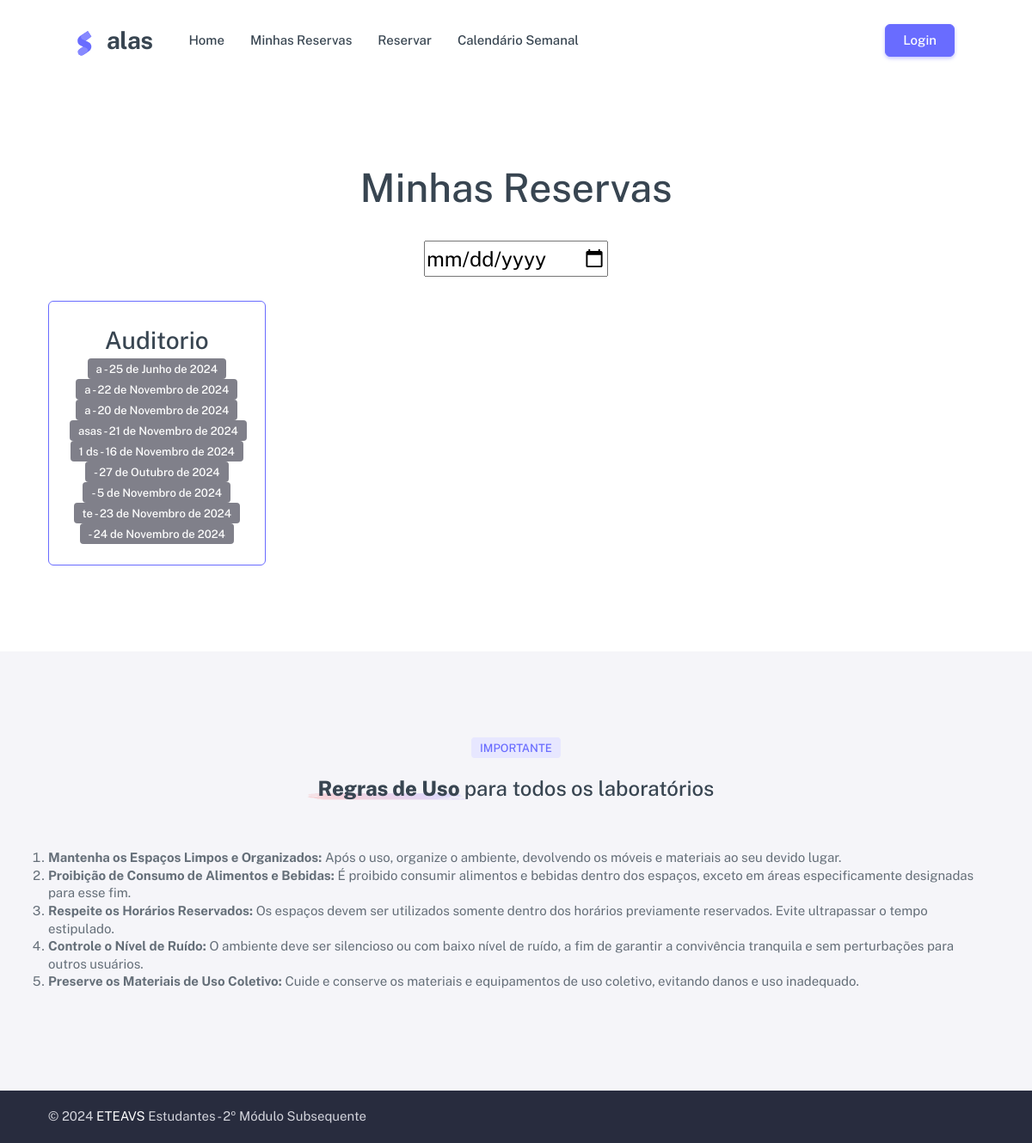
The app's page /minhas-reservas/ (signed in), older data.
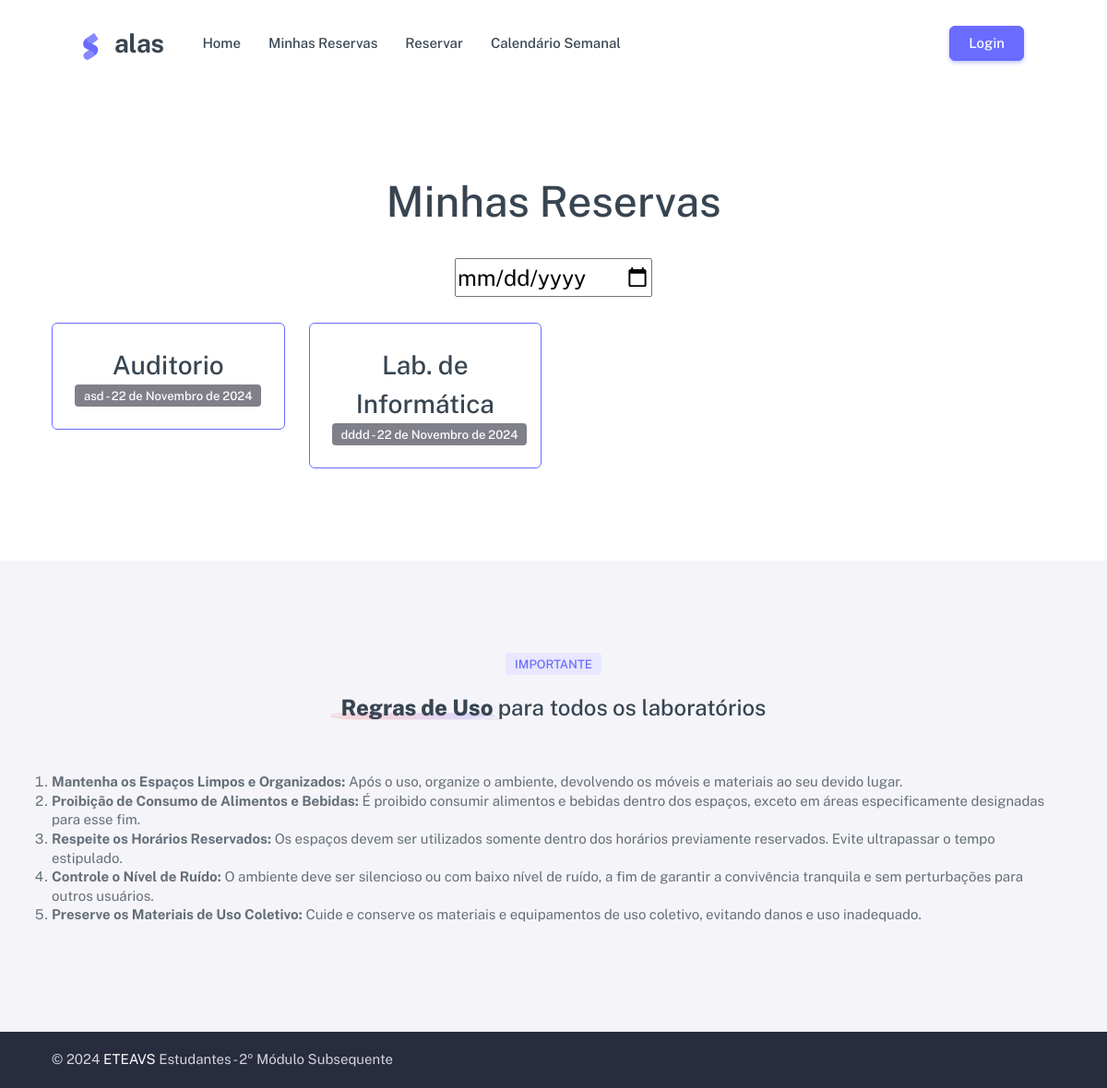
The same page, newer data.
### reserva/models.py (models this page shows, shortened)
class Espaco(models.Model):
    nome = models.CharField(max_length=100)
    ativo = models.BooleanField(default=True)

class Reserva(models.Model):
    matricula = models.ForeignKey(Servidor, on_delete=models.CASCADE)
    espaco = models.ForeignKey(Espaco, on_delete=models.CASCADE)
    data = models.DateField()
    motivo = models.TextField(null=True, blank=True)
    turma = models.CharField(max_length=50, null=True, blank=True)
    data_hora_reserva = models.DateTimeField(auto_now_add=True)

### reserva/views.py (the view)
# urls.py: path('minhas-reservas/', views.minhas_reservas_view, name= 'minhas_reservas')
@login_required
def minhas_reservas_view(request):
    reservas = Reserva.objects.filter(matricula=request.user)
    espacos_reservas = {}
    for espaco in Espaco.objects.all():
        reservas_do_espaco = reservas.filter(espaco=espaco)
        if reservas_do_espaco.exists():
            espacos_reservas[espaco] = reservas_do_espaco
    return render(request, 'minhas_reservas.html', {'espacos_reservas': espacos_reservas})

### reserva/templates/minhas_reservas.html (shortened to what the changed rows need)
{% load static %}
<!DOCTYPE html>
<html lang="pt-br" class="light-style layout-navbar-fixed layout-wide " dir="ltr" data-theme="theme-default"
  data-assets-path="../../assets/" data-template="front-pages" data-style="light">
<head>
  <link rel="stylesheet" href="{% static 'assets/vendor/css/rtl/core.css' %}" class="template-customizer-core-css" />
  <link rel="stylesheet" href="{% static 'assets/vendor/css/rtl/theme-default.css' %}"
    class="template-customizer-theme-css" />
  <link rel="stylesheet" href="{% static 'assets/css/demo.css' %}" />
  <link rel="stylesheet" href="{% static 'assets/vendor/css/pages/front-page.css' %}" />
  <link rel="stylesheet" href="{% static 'assets/vendor/libs/nouislider/nouislider.css' %}" />
  <link rel="stylesheet" href="{% static 'assets/vendor/libs/swiper/swiper.css' %}" />
  <link rel="stylesheet" href="{% static 'assets/vendor/css/pages/front-page-landing.css' %}" />
</head>
<body>
  <div data-bs-spy="scroll" class="scrollspy-example">
    <section id="landingFunFacts" class="section-py landing-fun-facts">
      <div class="container">
        <div class="row gy-6" style="
    margin-top: 60px;
">
          <h1 class="text-center mb-1">Minhas Reservas</h1>
          {% for espaco, reservas_espaco in espacos_reservas.items %}
          <div class="col-sm-6 col-lg-3">
            <div class="card border border-primary shadow-none">
              <div class="card-body text-center">
                <h3 class="mb-0">{{ espaco.nome }}</h3>
                {% if reservas_espaco %}
                {% for agend in reservas_espaco %}
                <span class="badge" style="background: #80808a;">
                  {{ agend.turma }} - {{ agend.data }}
                </span>
                {% endfor %}
                {% else %}
                <p>Não há agendamentos para este espaço.</p>
                {% endif %}
              </div>
            </div>
          </div>
          {% endfor %}
        </div>
      </div>
    </section>
  </div>
</body>
</html>

Row changes from the older to the newer data that the page shows:
removed Reserva: turma "a", data "25 de Junho de 2024", shown under Espaco "Auditorio"
removed Reserva: turma "a", data "22 de Novembro de 2024", shown under Espaco "Auditorio"
removed Reserva: turma "a", data "20 de Novembro de 2024", shown under Espaco "Auditorio"
removed Reserva: turma "asas", data "21 de Novembro de 2024", shown under Espaco "Auditorio"
removed Reserva: turma "1 ds", data "16 de Novembro de 2024", shown under Espaco "Auditorio"
removed Reserva: data "27 de Outubro de 2024", shown under Espaco "Auditorio"
removed Reserva: data "5 de Novembro de 2024", shown under Espaco "Auditorio"
removed Reserva: turma "te", data "23 de Novembro de 2024", shown under Espaco "Auditorio"
removed Reserva: data "24 de Novembro de 2024", shown under Espaco "Auditorio"
added Reserva: turma "asd", data "22 de Novembro de 2024", shown under Espaco "Auditorio"
now on this page (row edited): Espaco: nome "Lab. de Informática"
added Reserva: turma "dddd", data "22 de Novembro de 2024", shown under "Lab. de Informática"
